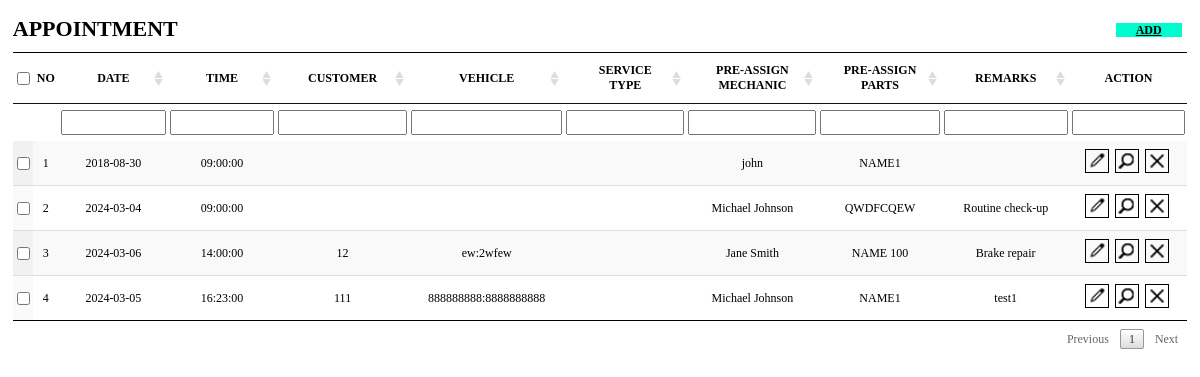
Page /module/appointment/index.php on the committed database.
### tables this page shows
CREATE TABLE `appointment` (
  `appointment_id` int(11) NOT NULL,
  `customer_id` int(11) DEFAULT NULL,
  `vehicle_id` int(11) DEFAULT NULL,
  `date` date DEFAULT NULL,
  `time` time DEFAULT NULL,
  `service_id` int(255) DEFAULT NULL,
  `staff_id` int(11) DEFAULT NULL,
  `parts_id` int(11) DEFAULT NULL,
  `remarks` varchar(255) DEFAULT NULL
);

CREATE TABLE `staff` (
  `staff_id` int(11) NOT NULL,
  `staff_name` varchar(255) DEFAULT NULL,
  `position` varchar(255) DEFAULT NULL
);

CREATE TABLE `parts` (
  `parts_id` int(11) NOT NULL,
  `parts_code` varchar(255) DEFAULT NULL,
  `item_name` varchar(255) DEFAULT NULL,
  `cost` decimal(10,0) DEFAULT NULL,
  `description` varchar(255) DEFAULT NULL,
  `soh` varchar(255) DEFAULT NULL,
  `category` varchar(255) DEFAULT NULL,
  `sell_price` varchar(255) DEFAULT NULL,
  `barcode` char(13) DEFAULT NULL
);

CREATE TABLE `customer` (
  `customer_id` int(11) NOT NULL,
  `account_code` int(11) DEFAULT NULL,
  `company_name` varchar(255) DEFAULT NULL,
  `name` varchar(255) DEFAULT NULL,
  `ic` varchar(255) DEFAULT NULL,
  `personal_contact` varchar(11) DEFAULT NULL,
  `personal_email` varchar(255) DEFAULT NULL,
  `department` varchar(255) DEFAULT NULL,
  `office_contact` varchar(11) DEFAULT NULL,
  `office_fax` varchar(11) DEFAULT NULL,
  `email` varchar(255) DEFAULT NULL,
  `address` varchar(255) DEFAULT NULL,
  `government_private` varchar(255) DEFAULT NULL,
  `website` varchar(255) DEFAULT NULL,
  `uploaded_ic` varchar(255) DEFAULT NULL,
  `remarks` varchar(255) DEFAULT NULL,
  `nickname` varchar(255) DEFAULT NULL,
  `type` varchar(50) DEFAULT NULL,
  `outstanding` varchar(50) DEFAULT NULL,
  `plate_no` varchar(11) DEFAULT NULL,
  `status` varchar(50) DEFAULT NULL
);

CREATE TABLE `vehicle` (
  `vehicle_id` int(11) NOT NULL,
  `plate_no` varchar(11) DEFAULT NULL,
  `engine_no` varchar(11) DEFAULT NULL,
  `brand` varchar(255) DEFAULT NULL,
  `last_service` varchar(255) DEFAULT NULL,
  `model_type` varchar(255) DEFAULT NULL,
  `mileage` varchar(255) DEFAULT NULL,
  `owner` varchar(255) DEFAULT NULL,
  `colour` varchar(255) DEFAULT NULL,
  `cc` varchar(255) DEFAULT NULL
);

### module/appointment/index.php (the view, shortened to what this page needs)
<?php
include "../include/connect.php";
$query1 = $connect;
?>
<link rel="stylesheet" href="../include/css/css.css">
<link rel="stylesheet" type="text/css" href="../include/DataTables/datatables.min.css"/>
<body style="overflow-x: scroll;">
<main role="main" class="col-lg-9 ml-sm-0 col-lg-12 pt-2 px-2" style="background-color: white;">
	<div class="row row2">
		<div class="col-12 title">
			<b>APPOINTMENT</b>
			<div style="float:right;">
				<a type="button" class="btn btn-green" href="mainIndex.php?page=add_appointment">ADD</a>&nbsp;
			</div>
		</div>
		<div class="col-12">
			<table id="register" class="display" style="width:100%">
		        <thead>
		            <tr>
						<th style="padding:0;background-image:none !important;"><input type="checkbox" name="check[]" value="" id=""></th>
						<th style="padding:0;background-image:none !important;">NO</th>
						<th>DATE</th>
		                <th>TIME</th>
		                <th>CUSTOMER</th>
		                <th>VEHICLE</th>
		                <th>SERVICE TYPE</th>
		                <th>PRE-ASSIGN MECHANIC</th>
		                <th>PRE-ASSIGN PARTS</th>
		                <th>REMARKS</th>
						<th style="width:10%;background-image:none !important;">ACTION</th>
		            </tr>
		        </thead>
		        <tfoot>
		            <tr>
						<th style="padding:0;"></th>
						<th style="padding:0;"></th>
						<th>DATE</th>
		                <th>TIME</th>
		                <th>CUSTOMER</th>
		                <th>VEHICLE</th>
		                <th>SERVICE TYPE</th>
		                <th>PRE-ASSIGN MECHANIC</th>
		                <th>PRE-ASSIGN PARTS</th>
		                <th>REMARKS</th>
						<th style="width:10%;background-image:none !important;"></th>
		            </tr>
		        </tfoot>
		        <tbody>
					<?php
						$counter = '';
						$query2 = "SELECT appointment_id,customer_id,vehicle_id,date,time,service_id,staff_id,parts_id,remarks FROM appointment";
						if($result2 = mysqli_query($query1,$query2)){
							while($row = mysqli_fetch_assoc($result2)){
								$counter++;
								$appointment_id = $row["appointment_id"];
								$customer_id = $row["customer_id"];
								$vehicle_id = $row["vehicle_id"];
								$date = $row["date"];
								$time = $row["time"];
								$service_id = $row["service_id"];
								$staff_id = $row["staff_id"];
								$parts_id = $row["parts_id"];
								$remarks = $row["remarks"];
								echo '<tr>';
									echo '<th style="padding:0;background-image:none !important;"><input type="checkbox" name="check[]" value="" id=""></th>';
									echo '<td>'.$counter.'</td>';
									echo '<td>',$date,'</td>';
									echo '<td>',$time,'</td>';
									$query3 = "SELECT name FROM customer WHERE customer_id=$customer_id";
									if($result3 = mysqli_query($query1,$query3)){
										if($row = mysqli_fetch_assoc($result3)){
											$customer_name = $row["name"];
											echo '<td>'.$customer_name.'</td>';
										} else {
											echo '<td></td>';
										}
									}
									$query4 = "SELECT brand,model_type FROM vehicle WHERE vehicle_id=$vehicle_id";
									if($result4 = mysqli_query($query1,$query4)){
										if($row = mysqli_fetch_assoc($result4)){
											$brand = $row["brand"];
											$model = $row["model_type"];
											echo '<td>'.$brand.':'.$model.'</td>';
										} else {
											echo '<td></td>';
										}
									}
									$query5 = "SELECT service_type FROM service WHERE service_id=$service_id";
									if($result5 = mysqli_query($query1,$query5)){
										if($row = mysqli_fetch_assoc($result5)){
											$service_type = $row["service_type"];
											echo '<td>'.$service_type.'</td>';
										} else {
											echo '<td></td>';
										}
									}
									$query6 = "SELECT staff_name FROM staff WHERE staff_id=$staff_id";
									if($result6 = mysqli_query($query1,$query6)){
										if($row = mysqli_fetch_assoc($result6)){
											$staff_name = $row["staff_name"];
											echo '<td>'.$staff_name.'</td>';
										} else {
											echo '<td></td>';
										}
									}
									$query7 = "SELECT item_name FROM parts WHERE parts_id=$parts_id";
									if($result7 = mysqli_query($query1,$query7)){
										if($row = mysqli_fetch_assoc($result7)){
											$item_name = $row["item_name"];
											echo '<td>'.$item_name.'</td>';
										} else {
											echo '<td></td>';
										}
									}
									echo '<td>'.$remarks.'</td>';
									echo '
										<td>
											<a href="mainIndex.php?page=edit_appointment&value='.$appointment_id.'"><img class="actionbtn" src="../include/img/action/edit.png"></a>&nbsp;
											<a href="#"><img class="actionbtn" src="../include/img/action/search.png"></a>&nbsp;
											<a href="../module/add_appointment/delete.php?value='.$appointment_id.'"><img class="actionbtn" src="../include/img/action/delete.png"></a>&nbsp;
										</td>
									';
								echo '</tr>';
							}
						}
					?>
				</tbody>
			</table>
		</div>
	</div>
</main>
</body>

### include/css/css.css (style rules this page uses)
tfoot { display: table-header-group; }
.actionbtn { border: 1px solid #000; width: 22px; height: 22px; }
.title { margin-bottom: 10px; font-size: 22px; }
[type=reset], [type=submit], button, html [type=button] { -webkit-appearance: unset; }
.btn-green { font-family: 'Century Gothic'; font-weight: bold; color: #000; background-color: #00fbce; border-radius: 0; font-size: 12px; height:25px; width: 173px; padding:0px 20px; line-height: 23px; vertical-align: middle; }

### module/appointment/index.php (style rules this page uses)
.row2 { padding-left: 0.3rem; padding-right: 0.3rem; margin-top: 1rem; }
table { font-size: 12px; }
table.dataTable { border-collapse: collapse; border-top: 1px solid #000; border-bottom: 1px solid #000; }
table.dataTable tfoot th, table.dataTable tfoot td { padding: 6px 2px 6px 2px; }
table th, td { text-align: center; }

### rows in the picture
appointment: date "2018-08-30", time "09:00:00", staff.staff_name "john", parts.item_name "NAME1"
appointment: date "2024-03-04", time "09:00:00", staff.staff_name "Michael Johnson", parts.item_name "QWDFCQEW", remarks "Routine check-up"
appointment: date "2024-03-06", time "14:00:00", customer.name "12", vehicle.brand "ew", vehicle.model_type "2wfew", staff.staff_name "Jane Smith", parts.item_name "NAME 100", remarks "Brake repair", $appointment_id 4 (drawn)
appointment: date "2024-03-05", time "16:23:00", customer.name "111", vehicle.brand "888888888", vehicle.model_type "8888888888", staff.staff_name "Michael Johnson", parts.item_name "NAME1", remarks "test1", $appointment_id 5 (drawn)
